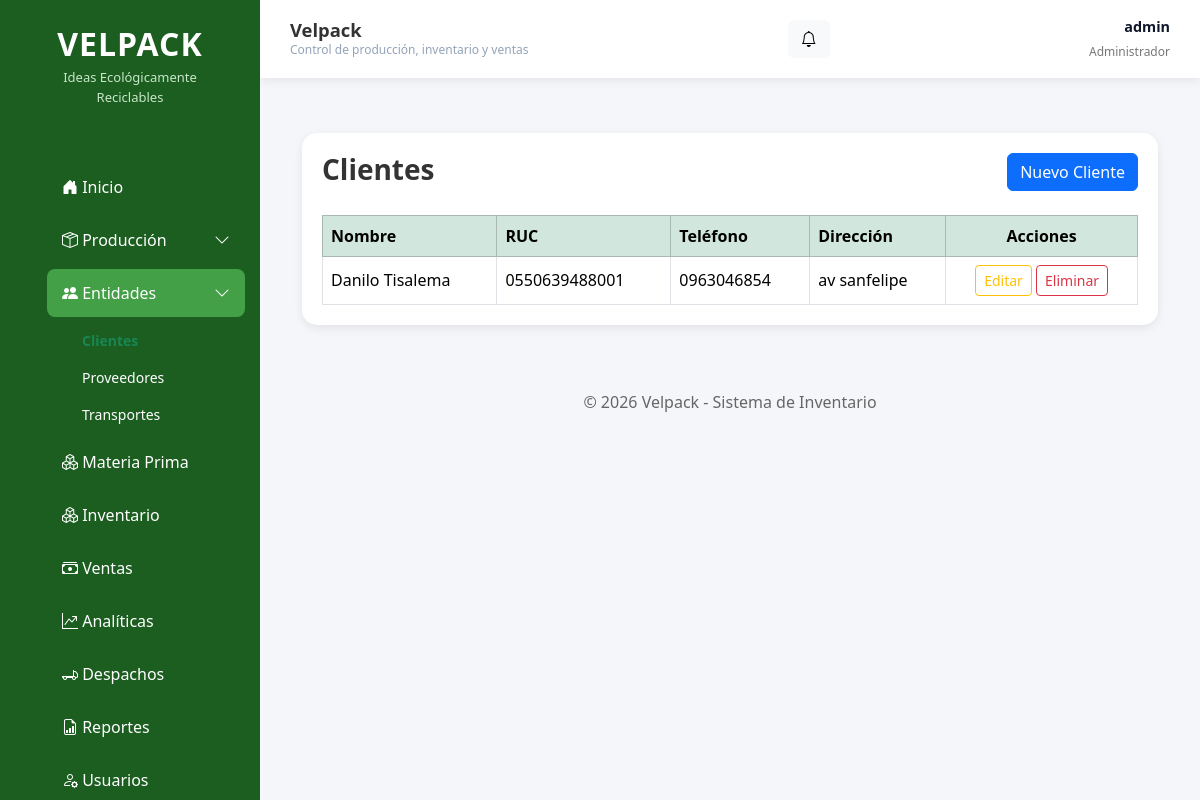
The app's page /clientes/ (signed in), older data.
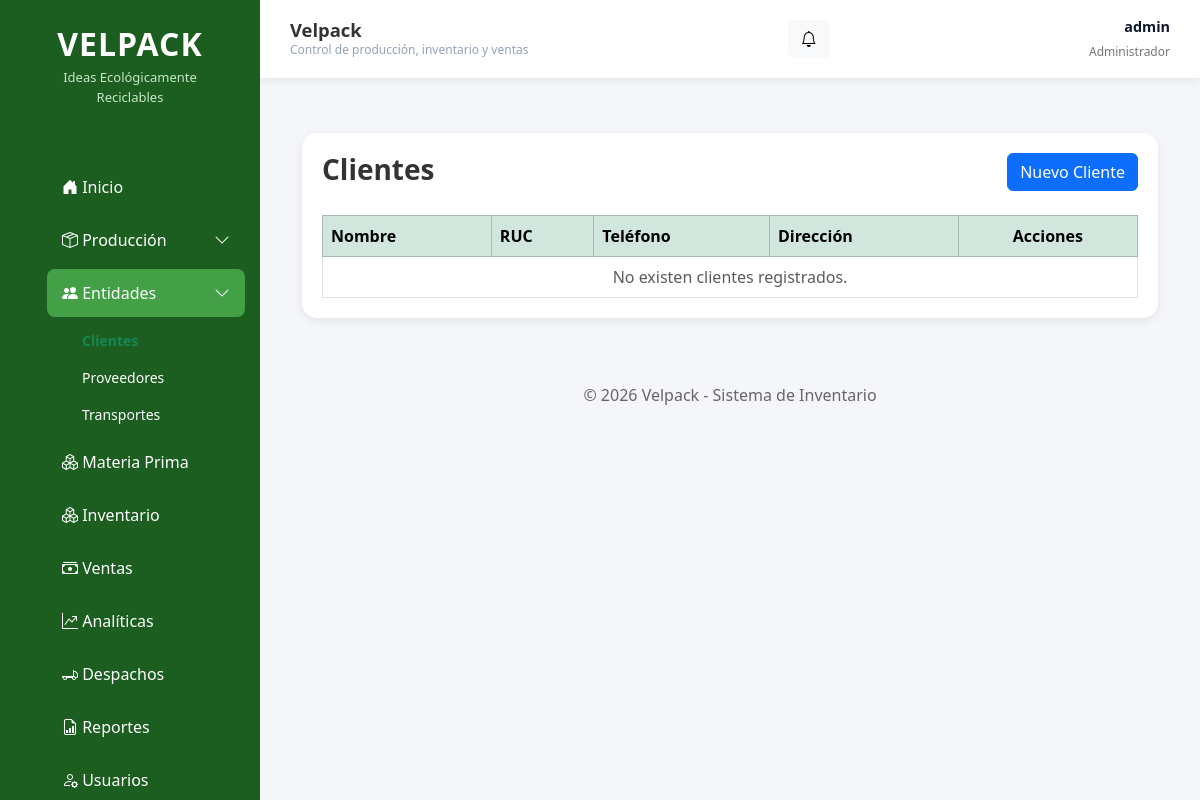
The same page, newer data.
### apps/clientes/models.py (models this page shows, shortened)
class Cliente(models.Model):
    nombre = models.CharField(max_length=150)
    ruc = models.CharField(
        max_length=13,
        unique=True
    )
    telefono = models.CharField(
        max_length=15,
        blank=True
    )
    correo = models.EmailField(
        blank=True
    )
    direccion = models.TextField()
    activo = models.BooleanField(default=True)
    fecha_registro = models.DateTimeField(auto_now_add=True)
    class Meta:
        ordering = ["nombre"]

### apps/clientes/views.py (the view)
# urls.py: path('', views.lista_clientes, name='lista_clientes'),
@staff_member_required
def lista_clientes(request):
    clientes = Cliente.objects.all().order_by("nombre")
    return render(request, 'clientes/lista_clientes.html', {'clientes': clientes})

### apps/accounts/context_processors.py (called while the page is built)
def avisos(request):
    user = getattr(request, "user", None)
    if not user or not user.is_authenticated or not user.is_superuser:
        return {"avisos_pendientes": 0, "avisos_recientes": []}
    avisos_qs = AvisoInterno.objects.all()
    return {
        "avisos_pendientes": avisos_qs.filter(leido=False).count(),
        "avisos_recientes": list(avisos_qs[:5]),
    }

### templates/clientes/lista_clientes.html (shortened to what this page needs)
{% extends 'base.html' %}
{% block content %}
<div class="container-fluid">
    <div class="box">
        <div class="d-flex flex-wrap justify-content-between align-items-center gap-2 mb-4">
            <div>
                <h3 class="fw-bold mb-1">Clientes</h3>
            </div>
            <a href="{% url 'clientes:crear_cliente' %}" class="btn btn-primary">
                Nuevo Cliente
            </a>
        </div>
        <div class="table-responsive">
            <table class="table table-bordered table-hover align-middle">
                <thead class="table-success">
                    <tr>
                        <th>Nombre</th>
                        <th>RUC</th>
                        <th>Teléfono</th>
                        <th>Dirección</th>
                        <th class="text-center">Acciones</th>
                    </tr>
                </thead>
                <tbody>
                    {% for cliente in clientes %}
                    <tr>
                        <td>{{ cliente.nombre }}</td>
                        <td>{{ cliente.ruc }}</td>
                        <td>{{ cliente.telefono }}</td>
                        <td>{{ cliente.direccion }}</td>
                        <td class="text-center">
                            <a href="{% url 'clientes:editar_cliente' cliente.pk %}" class="btn btn-outline-warning btn-sm">Editar</a>
                            <button type="button" class="btn btn-outline-danger btn-sm"
                                    data-bs-toggle="modal"
                                    data-bs-target="#modalEliminar"
                                    data-url="{% url 'clientes:eliminar_cliente' cliente.pk %}">
                                Eliminar
                            </button>
                        </td>
                    </tr>
                    {% empty %}
                    <tr>
                        <td colspan="5" class="text-center text-muted">No existen clientes registrados.</td>
                    </tr>
                    {% endfor %}
                </tbody>
            </table>
        </div>
    </div>
</div>
{% endblock %}

Row changes from the older to the newer data that the page shows:
removed Cliente: nombre "Danilo Tisalema", ruc "0550639488001", telefono "0963046854", direccion "av sanfelipe"
Text that changed along with them:
text now shown: "No existen clientes registrados."
